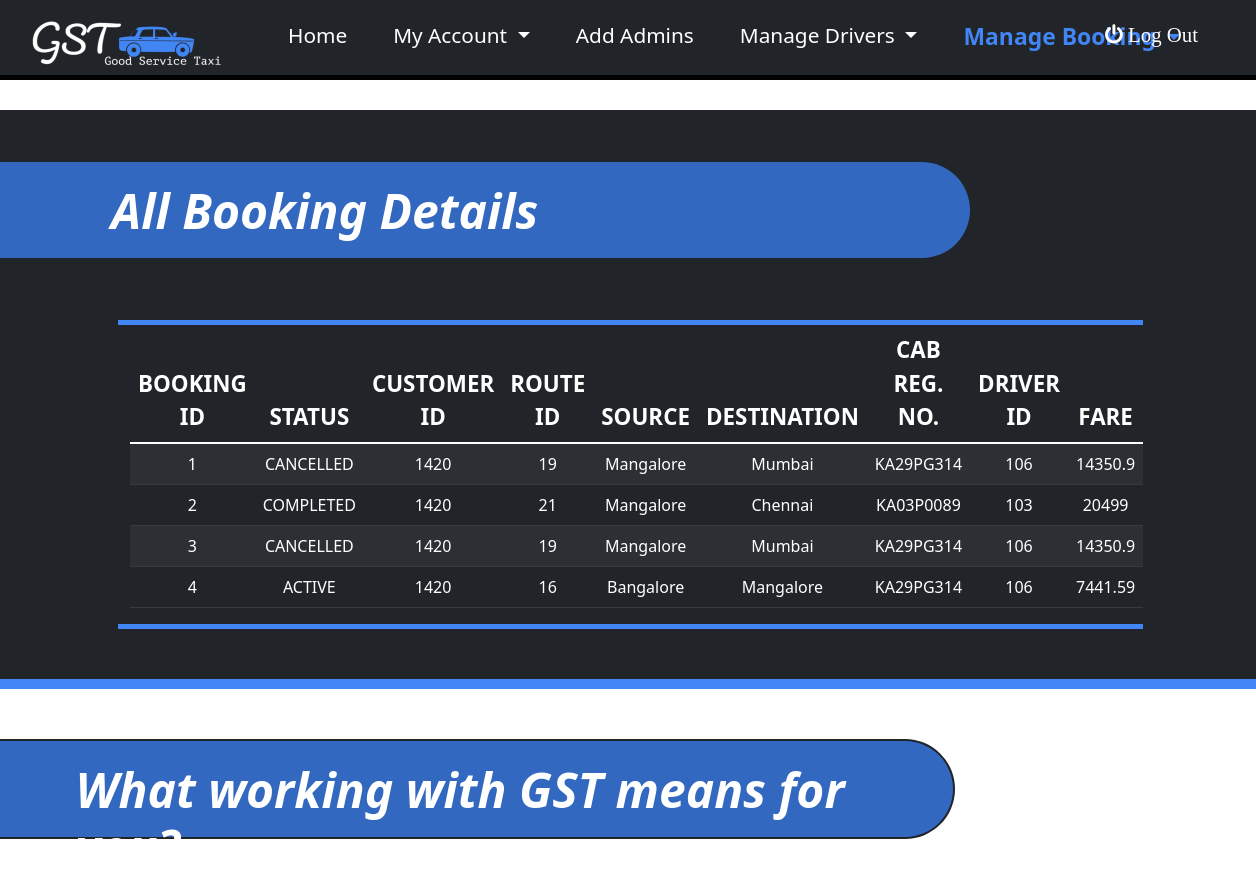
Before: /ViewAll (upper part) with the older database file.
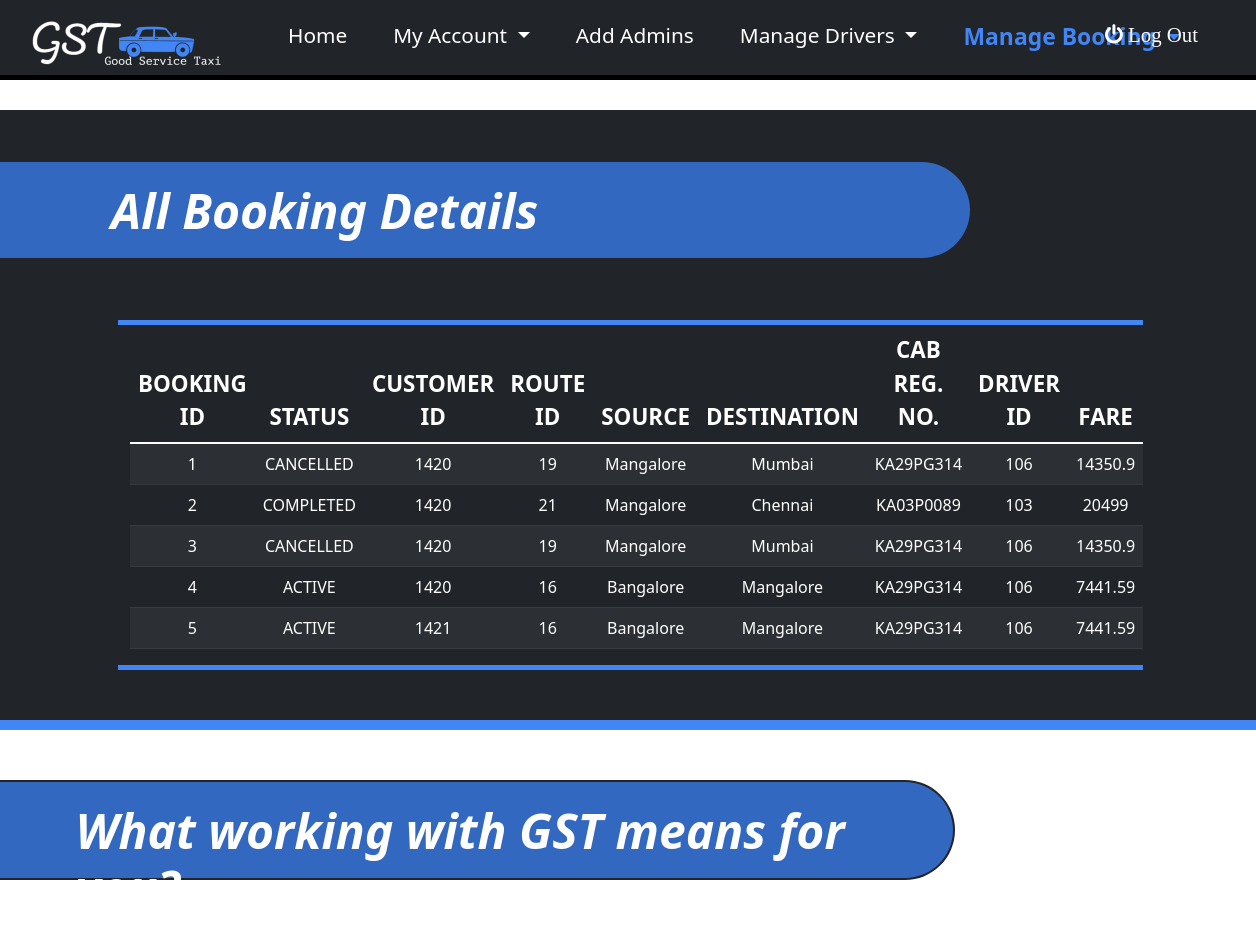
After: the same page with the newer database file.
### tables this page shows
CREATE TABLE Booking(
booking_id INTEGER PRIMARY KEY AUTOINCREMENT,
customer_id REFERENCES customer(customer_id),
route_id REFERENCES route(route_id),
reg_no REFERENCES Cab(reg_no),
driver_id REFERENCES CAB(driver_id),
total_fare number(10,2) not null,
status varchar2(20) default 'ACTIVE' not null);

CREATE TABLE route( 
     route_id integer primary key autoincrement, 
     source varchar2(20), 
    destination varchar2(20), 
   fare number(10,2) NOT NULL, 
   distance varchar2(10), 
   time varchar2(10));

### app.py (the view)
@app.route('/ViewAll',methods=("GET","POST"))
def ViewAll():
    con = sqlite3.connect("DBMS.db")
    cur = con.cursor()
    query = "SELECT * FROM BOOKING ORDER BY CUSTOMER_ID"
    cur.execute(query)
    rows = cur.fetchall()
    row2 = []
    for i in rows:
        row3 = []
        for j in range(len(i)):
            row3.append(i[j])
        row2.append(row3)
    if len(rows)==0:
        flash("No Bookings Founds !!!")
        return render_template('Adminindex.html',userid=userid,adminid=adminid)
    for i in row2:
        cur.execute("select route_id,source,destination from route where route_id="+str(i[2]))
        i[2]=cur.fetchone()
    con.close()
    return render_template('ViewAll.html',adminid=adminid,rows=row2)

### templates/ViewAll.html (shortened to what this page needs)
{% extends "AdminBase.html" %}
{% block content %}
<div class="row" id="mainContainer">
  <h1 class="title2">All Booking Details</h1>
  <div id="table" class="col-10 offset-1"  >
    <table class="table table-dark table-striped">
      <thead>
          <tr>
            <th scope="col">BOOKING ID</th>
            <th scope="col">STATUS</th>
            <th scope="col">CUSTOMER ID</th>
            <th scope="col">ROUTE ID</th>
            <th scope="col">SOURCE</th>
            <th scope="col">DESTINATION</th>
            <th scope="col">CAB REG. NO.</th>
            <th scope="col">DRIVER ID</th>
            <th scope="col">FARE</th>
          </tr>
      </thead>
      <tbody>
          {% for rowdata in rows %}
          <tr>
            <td>{{rowdata[0]}}</td>
            <td>{{rowdata[6]}}</td>
            <td>{{rowdata[1]}}</td>
            <td>{{rowdata[2][0]}}</td>
            <td>{{rowdata[2][1]}}</td>
            <td>{{rowdata[2][2]}}</td>
            <td>{{rowdata[3]}}</td>
            <td>{{rowdata[4]}}</td>
            <td>{{rowdata[5]}}</td>
          </tr>
          {% endfor %}
      </tbody>
  </table>
  </div>
</div>
{% endblock %}

Changed rows visible on the page:
added Booking: booking_id "5", status "ACTIVE", customer "1421", route_id "16", source "Bangalore", destination "Mangalore", reg_no "KA29PG314", driver "106", total_fare "7441.59"
